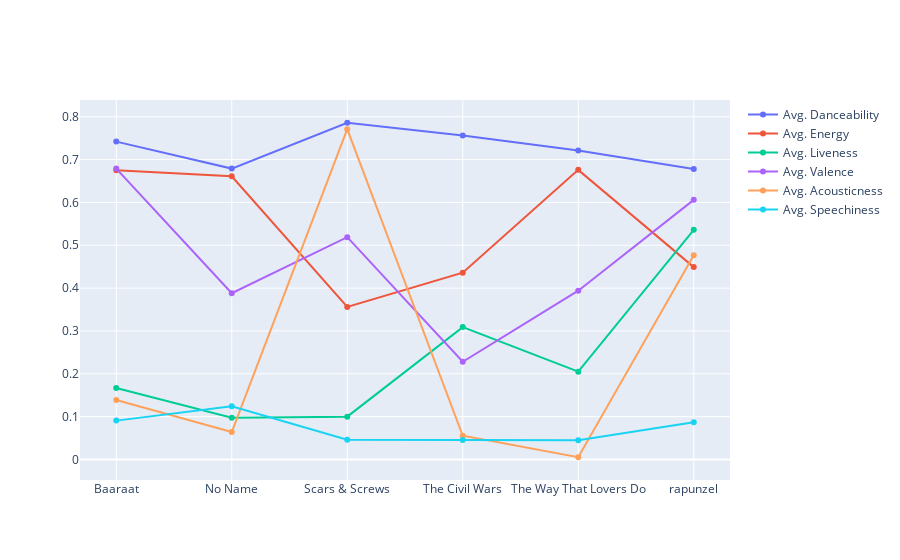

Notebook code for this chart:
### Markdown cell above
The Plot below shows a pictorial linechart representation of each album can be viewed below

### Code cell
album = summaryDF['album']
fig = go.Figure()
fig.add_trace(go.Scatter(x=album, y=DF1['danceability'],
                         mode='lines+markers', name='Avg. Danceability',))
fig.add_trace(go.Scatter(x=album, y=DF1['energy'],
                         mode='lines+markers', name='Avg. Energy'))
fig.add_trace(go.Scatter(x=album, y=DF1['liveness'],
                         mode='lines+markers', name='Avg. Liveness'))
fig.add_trace(go.Scatter(x=album, y=DF1['valence'],
                         mode='lines+markers', name='Avg. Valence'))
fig.add_trace(go.Scatter(x=album, y=DF1['acousticness'],
                         mode='lines+markers', name='Avg. Acousticness'))
fig.add_trace(go.Scatter(x=album, y=DF1['speechiness'],
                         mode='lines+markers', name='Avg. Speechiness'))

### Figure 1 — Plotly figure (JSON) as saved in the notebook; plotly's stock layout.template omitted (floating-point values rounded to 4 significant figures)
{"data": [{"mode": "lines+markers", "name": "Avg. Danceability", "type": "scatter", "x": ["Baaraat", "No Name", "Scars & Screws", "The Civil Wars", "The Way That Lovers Do", "rapunzel"], "y": [0.742, 0.679, 0.786, 0.756, 0.721, 0.678, 0.552, 0.606, 0.661, 0.533, 0.659, 0.43, 0.254, 0.364, 0.358, 0.747, 0.512, 0.738, 0.739, 0.481, 0.611, 0.317, 0.541, 0.661, 0.348, 0.338, 0.534, 0.36, 0.784, 0.831, 0.601, 0.824, 0.814, 0.435, 0.666, 0.432, 0.833, 0.338, 0.401, 0.585, 0.58, 0.37, 0.693, 0.439, 0.677, 0.656, 0.507, 0.735, 0.49, 0.502, 0.696, 0.504]}, {"mode": "lines+markers", "name": "Avg. Energy", "type": "scatter", "x": ["Baaraat", "No Name", "Scars & Screws", "The Civil Wars", "The Way That Lovers Do", "rapunzel"], "y": [0.675, 0.661, 0.356, 0.436, 0.676, 0.449, 0.667, 0.488, 0.415, 0.678, 0.277, 0.199, 0.349, 0.172, 0.58, 0.265, 0.381, 0.599, 0.39, 0.669, 0.525, 0.451, 0.254, 0.481, 0.31, 0.56, 0.458, 0.247, 0.39, 0.364, 0.459, 0.543, 0.786, 0.588, 0.35, 0.429, 0.639, 0.0948, 0.161, 0.625, 0.589, 0.301, 0.459, 0.313, 0.454, 0.436, 0.516, 0.501, 0.229, 0.446, 0.543, 0.405]}, {"mode": "lines+markers", "name": "Avg. Liveness", "type": "scatter", "x": ["Baaraat", "No Name", "Scars & Screws", "The Civil Wars", "The Way That Lovers Do", "rapunzel"], "y": [0.167, 0.0976, 0.1, 0.309, 0.205, 0.536, 0.0777, 0.184, 0.31, 0.145, 0.128, 0.145, 0.234, 0.0916, 0.127, 0.11, 0.109, 0.13, 0.0732, 0.139, 0.112, 0.0898, 0.101, 0.0789, 0.111, 0.108, 0.095, 0.104, 0.139, 0.0736, 0.144, 0.178, 0.0976, 0.156, 0.238, 0.136, 0.101, 0.1, 0.118, 0.0376, 0.121, 0.113, 0.12, 0.0464, 0.274, 0.221, 0.128, 0.104, 0.126, 0.331, 0.394, 0.102]}, {"mode": "lines+markers", "name": "Avg. Valence", "type": "scatter", "x": ["Baaraat", "No Name", "Scars & Screws", "The Civil Wars", "The Way That Lovers Do", "rapunzel"], "y": [0.679, 0.388, 0.519, 0.228, 0.394, 0.606, 0.348, 0.468, 0.286, 0.683, 0.24, 0.477, 0.303, 0.105, 0.352, 0.2, 0.114, 0.575, 0.285, 0.351, 0.299, 0.459, 0.251, 0.154, 0.0474, 0.576, 0.275, 0.279, 0.316, 0.649, 0.231, 0.548, 0.797, 0.516, 0.272, 0.205, 0.448, 0.237, 0.112, 0.666, 0.363, 0.149, 0.35, 0.243, 0.273, 0.196, 0.486, 0.551, 0.281, 0.311, 0.3, 0.176]}, {"mode": "lines+markers", "name": "Avg. Acousticness", "type": "scatter", "x": ["Baaraat", "No Name", "Scars & Screws", "The Civil Wars", "The Way That Lovers Do", "rapunzel"], "y": [0.139, 0.0641, 0.771, 0.0554, 0.0052, 0.477, 0.0381, 0.597, 0.0202, 0.663, 0.443, 0.906, 0.85, 0.92, 0.768, 0.745, 0.784, 0.434, 0.0475, 0.92, 0.767, 0.537, 0.929, 0.662, 0.845, 0.204, 0.299, 0.838, 0.286, 0.0268, 0.195, 0.101, 0.069, 0.735, 0.204, 0.0095, 0.152, 0.884, 0.781, 0.0444, 0.343, 0.845, 0.733, 0.692, 0.83, 0.845, 0.457, 0.627, 0.804, 0.466, 0.438, 0.786]}, {"mode": "lines+markers", "name": "Avg. Speechiness", "type": "scatter", "x": ["Baaraat", "No Name", "Scars & Screws", "The Civil Wars", "The Way That Lovers Do", "rapunzel"], "y": [0.0907, 0.124, 0.0462, 0.0457, 0.045, 0.0869, 0.333, 0.0255, 0.183, 0.0256, 0.119, 0.0348, 0.0379, 0.0335, 0.045, 0.0354, 0.0258, 0.0393, 0.0918, 0.455, 0.0354, 0.0347, 0.0387, 0.0294, 0.0413, 0.0298, 0.233, 0.0396, 0.0615, 0.124, 0.44, 0.209, 0.232, 0.0336, 0.0389, 0.0293, 0.0676, 0.0434, 0.0372, 0.0765, 0.327, 0.0322, 0.0407, 0.0291, 0.0673, 0.0744, 0.106, 0.167, 0.0273, 0.0365, 0.0454, 0.0515]}], "layout": {}}
